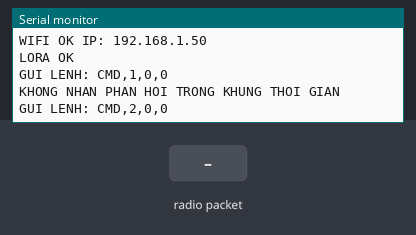
A sketch run on a simulated ESP32. Parts: the last lines printed to the serial monitor. Inputs (shaded band) come from the test bench. WiFi joins after 1.5 s; servers stay silent unless stated; uploads are accepted with an empty reply; no radio packets arrive unless stated.

Above: at 2.9 s.
3.0 s: radio packet "STA," arrives
At 3.37 s:
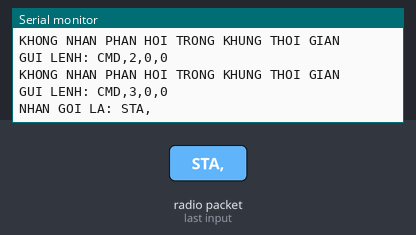
5.5 s: radio packet "on" arrives
At 5.75 s:
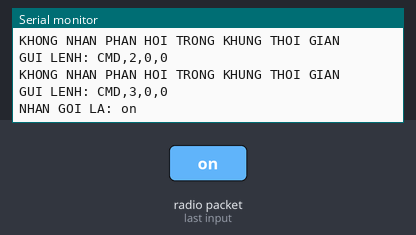
8.0 s: radio packet "1" arrives
At 8.27 s:
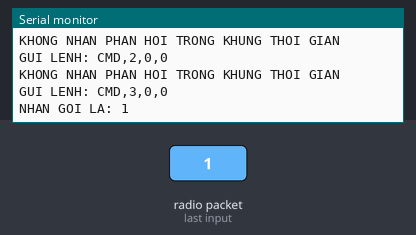
Timing chart, 0 to 11.0 s (numbered marks = the images above; inputs shaded):
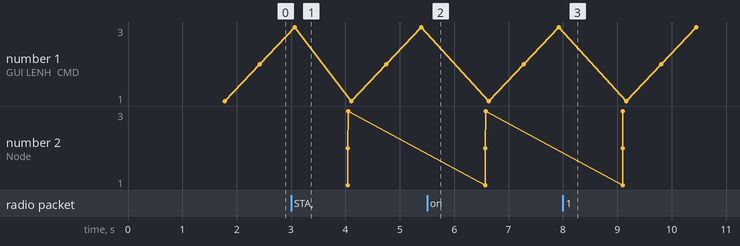

Measured:
- after the input at 3.0 s, the serial monitor: prints a new line after 0.07 s (image 1)
- after the input at 5.5 s, the serial monitor: prints a new line at once (image 2)
- after the input at 8.0 s, the serial monitor: prints a new line at once (image 3)

The sketch:

TRUNG_TAM.ino
```cpp
#include <Arduino.h>
#include <SPI.h>
#include <LoRa.h>
#include <WiFi.h>
#include <HTTPClient.h>
#include <ArduinoJson.h>

#define WIFI_SSID     "Zao"
#define WIFI_PASS     "11111111"
#define FIREBASE_URL  "https://smartfarm-chatbot-default-rtdb.firebaseio.com/data.json"

#define LORA_SS    5
#define LORA_RST   2
#define LORA_DIO0  4
#define LORA_BAND  433E6

#define SPI_SCK    18
#define SPI_MISO   19
#define SPI_MOSI   23

#define SO_NODE    3

struct NodeData {
  int id;
  float t;
  float h;
  float soil;
  unsigned long last_update;
};

NodeData node1 = {1, 0, 0, 0, 0};
NodeData node2 = {2, 0, 0, 0, 0};
NodeData node3 = {3, 0, 0, 0, 0};

int rl1_cmd[SO_NODE + 1] = {0, 0, 0, 0};
int rl2_cmd[SO_NODE + 1] = {0, 0, 0, 0};

unsigned long chu_ky_poll_ms = 1200;
unsigned long thoi_gian_poll_cuoi = 0;

unsigned long chu_ky_day_firebase_ms = 2000;
unsigned long thoi_gian_day_firebase_cuoi = 0;

bool co_phan_hoi_trong_vong = false;

String doc_goi_lora() {
  String s = "";
  while (LoRa.available()) {
    s += (char)LoRa.read();
  }
  s.trim();
  return s;
}

void gui_lenh_den_node(int id_dich, int rl1, int rl2) {
  String goi = "CMD," + String(id_dich) + "," + String(rl1) + "," + String(rl2);

  LoRa.beginPacket();
  LoRa.print(goi);
  LoRa.endPacket();

  Serial.print("GUI LENH: ");
  Serial.println(goi);
}

bool tach_phan_hoi(String goi, int &id_gui, float &nhiet_do, float &do_am, int &do_am_dat, int &rl1, int &rl2) {
  if (!goi.startsWith("STA,")) return false;

  int p1 = goi.indexOf(',');
  int p2 = goi.indexOf(',', p1 + 1);
  int p3 = goi.indexOf(',', p2 + 1);
  int p4 = goi.indexOf(',', p3 + 1);
  int p5 = goi.indexOf(',', p4 + 1);
  int p6 = goi.indexOf(',', p5 + 1);

  if (p6 < 0) return false;

  id_gui    = goi.substring(p1 + 1, p2).toInt();
  nhiet_do  = goi.substring(p2 + 1, p3).toFloat();
  do_am     = goi.substring(p3 + 1, p4).toFloat();
  do_am_dat = goi.substring(p4 + 1, p5).toInt();
  rl1       = goi.substring(p5 + 1, p6).toInt();
  rl2       = goi.substring(p6 + 1).toInt();

  return true;
}

void cap_nhat_node(int id_gui, float nhiet_do, float do_am, int do_am_dat) {
  if (id_gui == 1) { node1.t = nhiet_do; node1.h = do_am; node1.soil = do_am_dat; node1.last_update = millis(); }
  if (id_gui == 2) { node2.t = nhiet_do; node2.h = do_am; node2.soil = do_am_dat; node2.last_update = millis(); }
  if (id_gui == 3) { node3.t = nhiet_do; node3.h = do_am; node3.soil = do_am_dat; node3.last_update = millis(); }
}

// HÀM MỚI: chờ và xử lý MỌI phản hồi trong một khung thời gian, không khóa theo ID
bool doi_phan_hoi_trong_khung_thoi_gian(unsigned long timeout_ms) {
  unsigned long t0 = millis();
  bool nhan_duoc = false;

  while (millis() - t0 < timeout_ms) {
    int packet_size = LoRa.parsePacket();
    if (packet_size) {
      String goi = doc_goi_lora();
      if (goi.length() == 0) continue;

      int id_gui;
      float nhiet_do;
      float do_am;
      int do_am_dat;
      int rl1;
      int rl2;

      if (tach_phan_hoi(goi, id_gui, nhiet_do, do_am, do_am_dat, rl1, rl2)) {
        Serial.print("PHAN HOI NODE ");
        Serial.print(id_gui);
        Serial.print(": T=");
        Serial.print(nhiet_do, 1);
        Serial.print("C H=");
        Serial.print(do_am, 0);
        Serial.print("% SOIL=");
        Serial.print(do_am_dat);
        Serial.print("% RL1=");
        Serial.print(rl1);
        Serial.print(" RL2=");
        Serial.println(rl2);

        co_phan_hoi_trong_vong = true;
        cap_nhat_node(id_gui, nhiet_do, do_am, do_am_dat);
        nhan_duoc = true;
      } else {
        Serial.print("NHAN GOI LA: ");
        Serial.println(goi);
      }
    }
    delay(1);
    yield();
  }

  if (!nhan_duoc) {
    Serial.println("KHONG NHAN PHAN HOI TRONG KHUNG THOI GIAN");
  }

  return nhan_duoc;
}

void poll_1_vong() {
  co_phan_hoi_trong_vong = false;

  for (int id = 1; id <= SO_NODE; id++) {
    int r1 = rl1_cmd[id] ? 1 : 0;
    int r2 = rl2_cmd[id] ? 1 : 0;

    gui_lenh_den_node(id, r1, r2);

    // Chờ phản hồi chung, gói nào về cũng xử lý theo ID trong payload
    doi_phan_hoi_trong_khung_thoi_gian(500);

    delay(80);
  }

  // Hốt thêm các gói về trễ sau khi đã gửi đủ 3 node
  doi_phan_hoi_trong_khung_thoi_gian(200);
}

void doc_lenh_tu_firebase_http() {
  if (WiFi.status() != WL_CONNECTED) return;

  HTTPClient http;
  http.setTimeout(1500);
  http.setReuse(false);
  http.begin(FIREBASE_URL);

  int code = http.GET();
  Serial.print("GET code = ");
  Serial.println(code);

  if (code == 200) {
    String payload = http.getString();
    DynamicJsonDocument doc(4096);

    if (!deserializeJson(doc, payload)) {
      int a1 = doc["devices"]["A"]["pump"]["state"] == "on" ? 1 : 0;
      int a2 = doc["devices"]["A"]["light"]["state"] == "on" ? 1 : 0;
      int b1 = doc["devices"]["B"]["pump"]["state"] == "on" ? 1 : 0;
      int b2 = doc["devices"]["B"]["light"]["state"] == "on" ? 1 : 0;
      int c1 = doc["devices"]["C"]["pump"]["state"] == "on" ? 1 : 0;
      int c2 = doc["devices"]["C"]["light"]["state"] == "on" ? 1 : 0;

      rl1_cmd[1] = a1; rl2_cmd[1] = a2;
      rl1_cmd[2] = b1; rl2_cmd[2] = b2;
      rl1_cmd[3] = c1; rl2_cmd[3] = c2;

      Serial.printf("CMD A: R1=%d R2=%d | CMD B: R1=%d R2=%d | CMD C: R1=%d R2=%d\n",
                    a1, a2, b1, b2, c1, c2);
    } else {
      Serial.println("Loi JSON");
    }
  }

  http.end();
}

void day_trang_thai_len_firebase_http() {
  if (WiFi.status() != WL_CONNECTED) return;

  HTTPClient http;
  http.setTimeout(1500);
  http.setReuse(false);
  http.begin(FIREBASE_URL);
  http.addHeader("Content-Type", "application/json");

  DynamicJsonDocument doc(1536);

  if (co_phan_hoi_trong_vong) {
    doc["online"] = 1;
  }

  JsonObject sensors = doc.createNestedObject("sensors");
  JsonObject A = sensors.createNestedObject("A");
  JsonObject B = sensors.createNestedObject("B");
  JsonObject C = sensors.createNestedObject("C");

  A["air_temp_c"] = String(node1.t, 1);
  A["air_humi"]   = String(node1.h, 0);
  A["soil_pct"]   = String(node1.soil, 0);

  B["air_temp_c"] = String(node2.t, 1);
  B["air_humi"]   = String(node2.h, 0);
  B["soil_pct"]   = String(node2.soil, 0);

  C["air_temp_c"] = String(node3.t, 1);
  C["air_humi"]   = String(node3.h, 0);
  C["soil_pct"]   = String(node3.soil, 0);

  String json;
  serializeJson(doc, json);

  int codePatch = http.PATCH(json);
  Serial.print("PATCH code = ");
  Serial.println(codePatch);

  http.end();
}

void ket_noi_wifi() {
  WiFi.mode(WIFI_STA);
  WiFi.begin(WIFI_SSID, WIFI_PASS);
  Serial.print("KET NOI WIFI");
  while (WiFi.status() != WL_CONNECTED) {
    delay(300);
    Serial.print(".");
  }
  Serial.println();
  Serial.print("WIFI OK IP: ");
  Serial.println(WiFi.localIP());
}

void setup() {
  Serial.begin(115200);
  delay(200);

  Serial.println();
  Serial.println("KHOI DONG TRUNG TAM LORA - POLL 3 NODE + FIREBASE SAU VONG");

  ket_noi_wifi();

  SPI.begin(SPI_SCK, SPI_MISO, SPI_MOSI, LORA_SS);
  LoRa.setPins(LORA_SS, LORA_RST, LORA_DIO0);

  if (!LoRa.begin(LORA_BAND)) {
    Serial.println("LOI LORA");
    while (true) { delay(1000); }
  }

  Serial.println("LORA OK");
}

void loop() {
  unsigned long now = millis();

  if (now - thoi_gian_poll_cuoi >= chu_ky_poll_ms) {
    thoi_gian_poll_cuoi = now;

    poll_1_vong();

    doc_lenh_tu_firebase_http();

    if (co_phan_hoi_trong_vong || (now - thoi_gian_day_firebase_cuoi >= chu_ky_day_firebase_ms)) {
      thoi_gian_day_firebase_cuoi = now;
      day_trang_thai_len_firebase_http();
    }

    Serial.println("---- TRANG THAI ----");
    Serial.printf("Node1: %.1fC %.0f%% %.0f%% dat\n", node1.t, node1.h, node1.soil);
    Serial.printf("Node2: %.1fC %.0f%% %.0f%% dat\n", node2.t, node2.h, node2.soil);
    Serial.printf("Node3: %.1fC %.0f%% %.0f%% dat\n", node3.t, node3.h, node3.soil);
  }

  delay(1);
  yield();
}
```
